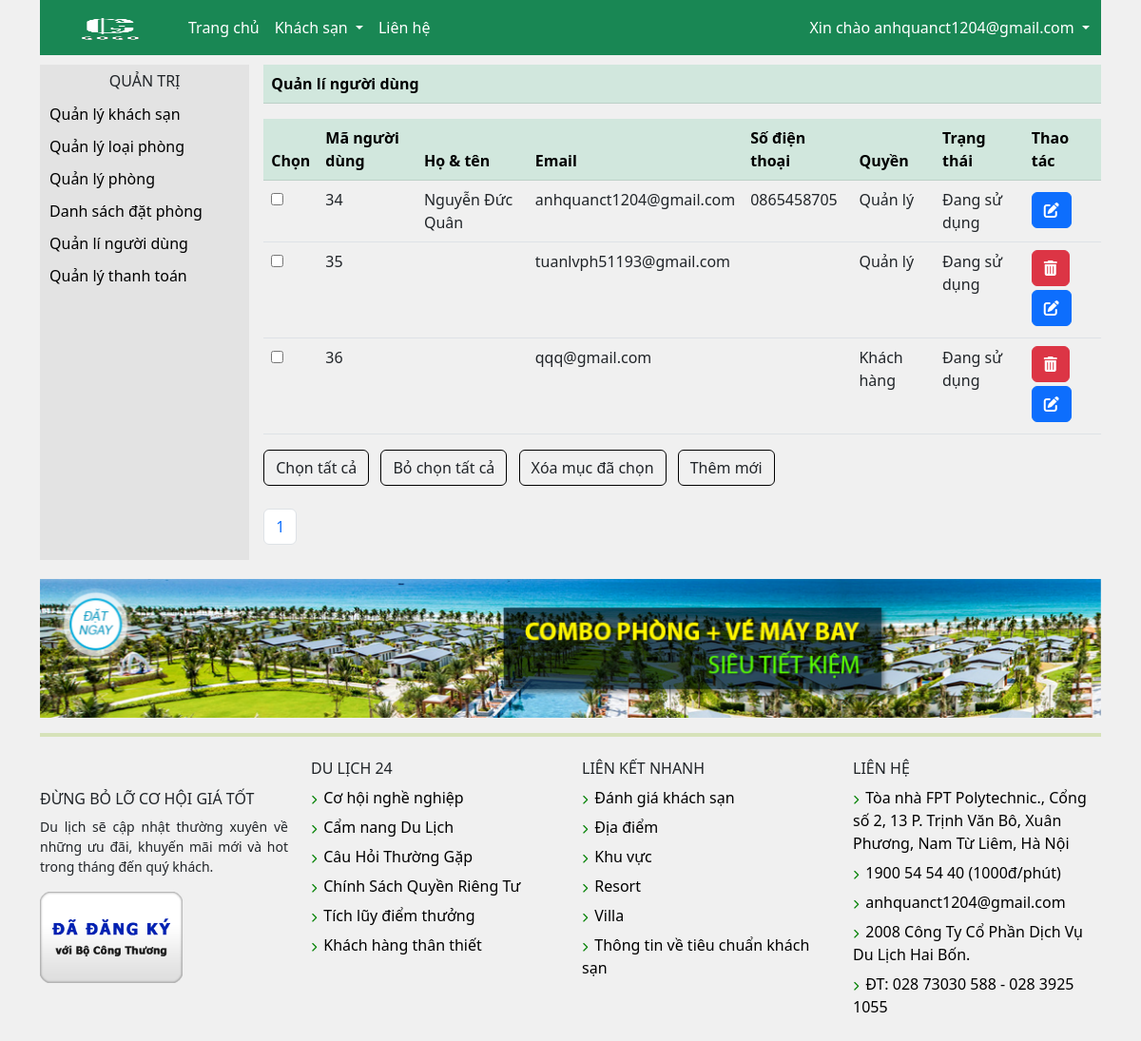
Page /?action=managerUsers (signed in) on the committed database.
### tables this page shows
CREATE TABLE `user` (
  `UserID` int NOT NULL,
  `FullName` varchar(100) DEFAULT NULL,
  `Password` varchar(40) NOT NULL,
  `Email` varchar(100) NOT NULL,
  `Phone` varchar(40) DEFAULT NULL,
  `DisplayStatusID` int NOT NULL,
  `RoleID` int NOT NULL
);

CREATE TABLE `role` (
  `RoleID` int NOT NULL,
  `Role` varchar(100) NOT NULL
);

### model/user.php (called while the page is built, shortened)
<?php
    function getCountUsers() {
        $conn = connectDB() ;
        $sql = "SELECT COUNT(*) AS `CountUser` FROM `user`" ;
        $result = $conn -> query($sql) -> fetch() ;
        return $result ;
    }
    function getUsersAdmin() {
        if(isset($_GET['pages'])) {
            $pages = $_GET['pages'] ;
        }else {
            $pages = 1 ;
        }
        $location = ($pages - 1) * 10 ;
        $conn = connectDB() ;
        $sql = "SELECT r.`Role` , u.* FROM `user` u
        JOIN `role` r ON r.`RoleID` = u.`RoleID` LIMIT $location,10" ;
        $result = $conn -> query($sql) -> fetchAll() ;
        return $result ;
    }
?>

### views/admin/user/managerUsers.php (the view, shortened to what this page needs)
    <div class="box">
    <?php
        require './views/admin/navAdmin.php' ;
    ?>
    <div>
        <table class="table">
            <thead class="table-success">
                <tr>
                    <th>Quản lí người dùng</th>
                </tr>
            </thead>
        </table>
        <form action="" method="post">
            <table class="table table-hover">
                <thead class="table-success">
                    <tr>
                        <th>Chọn</th>
                        <th>Mã người dùng</th>
                        <th>Họ & tên</th>
                        <th>Email</th>
                        <th>Số điện thoại</th>
                        <th>Quyền</th>
                        <th>Trạng thái</th>
                        <th>Thao tác</th>
                    </tr>
                </thead>
                <tbody>
                    <?php foreach($listUsers as $Users => $User) : ?>
                        <tr>
                            <td><input type="checkbox" value="<?php echo $User -> UserID ?>" name="check[]" id="checkList"></td>
                            <td><?php echo $User -> UserID ?></td>
                            <td><?php echo $User -> FullName ?></td>
                            <td><?php echo $User -> Email ?></td>
                            <td><?php echo $User -> Phone ?></td>
                            <td><?php echo $User -> Role ?></td>
                            <td><?php echo $User -> DisplayStatusID == 1 ? "Đang sử dụng" : "Bị khóa" ; ?></td>
                            <td>
                                <?php
                                    if($_SESSION['userID'] != $User -> UserID) {
                                ?>
                                    <a href="?action=managerUsers&&DeleteUserID=<?php echo $User -> UserID ?>" onclick="return confirm('Bạn chắc chắn xóa chứ ?');" class="btn btn-danger"><i class="fa-solid fa-trash-can"></i></a>
                                <?php
                                    }
                                ?>
                                <a href="?action=updateUser&&UpdateUserID=<?php echo $User -> UserID ?>" class="btn btn-primary my-1"><i class="fa-solid fa-pen-to-square"></i></a>
                            </td>
                        </tr>
                    <?php endforeach ; ?>
                </tbody>
            </table>
            <tr>
                <a class="btn open_checked button-admin">Chọn tất cả</a>
                <a class="btn close_checked mx-2 button-admin">Bỏ chọn tất cả</a>
                <button type="submit" class="btn delete_checked button-admin" onclick="return confirm('Bạn chắc chắn xóa chứ ?');" name="delete_checked">Xóa mục đã chọn</button>
                <a class="btn mx-2 button-admin" data-bs-toggle="modal" data-bs-target="#exampleModal">Thêm mới</a>
            </tr>
        </form>
        <nav aria-label="..." class="mt-4">
            <ul class="pagination">
                <?php for($i = 1 ; $i <= ceil($count/10) ; $i ++) {
                ?>
                <li class="page-item"><a class="page-link" href="?action=managerUsers&&pages=<?php echo $i ?>"><?php echo $i ?></a></li>
                <?php
                } ?>
            </ul>
        </nav>
    </div>
</div>

### css/style.css (style rules this page uses)
* { margin: 0; padding: 0; box-sizing: border-box; }
body { background-color: #f0f0f0; }
.box { display: grid; grid-template-columns: 1fr 4fr; gap : 15px ; margin-top : 10px ; }
.button-admin { border: 1px solid black; }

### views/admin/navAdmin.php (style rules this page uses)
a { text-decoration: none; }

### rows in the picture
user: UserID "34", FullName "Nguyễn Đức Quân", Email "anhquanct1204@gmail.com", Phone "0865458705", RoleID.Role "Quản lý", DisplayStatusID "Đang sử dụng"
user: UserID "35", Email "tuanlvph51193@gmail.com", RoleID.Role "Quản lý", DisplayStatusID "Đang sử dụng"
user: UserID "36", Email "qqq@gmail.com", RoleID.Role "Khách hàng", DisplayStatusID "Đang sử dụng"

### other values in the picture
$_SESSION['email'] "anhquanct1204@gmail.com"
